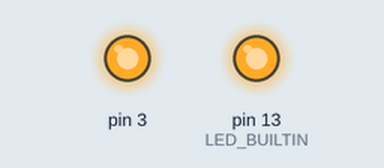
This sketch was run on a simulated Arduino Uno, built with avr-gcc and run on an emulated ATmega328P. Parts: output pins drawn as LEDs (lit = HIGH).

Above: at 1.5 s.
At 6.5 s:
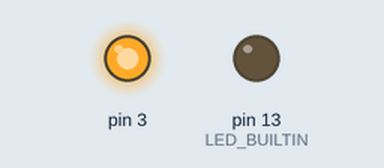
Timing chart, 0 to 9.1 s (numbered marks = the images above):
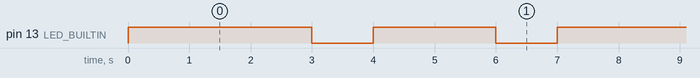

Measured:
- by itself, pin 13 (LED_BUILTIN): repeats every 7.0 s: LOW 1.0 s, HIGH 2.0 s, LOW 1.0 s, HIGH 3.0 s
- by itself, everything shown: repeats every 7.0 s, in 4 steps

The sketch:

bodacious_kup_blad1.ino
```cpp
// C++ code
//
void setup()
{
  pinMode(3, OUTPUT);
  pinMode(LED_BUILTIN, OUTPUT);

  digitalWrite(3, HIGH);
}

void loop()
{
  digitalWrite(LED_BUILTIN, HIGH);
  delay(3000); // Wait for 3000 millisecond(s)
  digitalWrite(LED_BUILTIN, LOW);
  delay(1000); // Wait for 1000 millisecond(s)
  digitalWrite(LED_BUILTIN, HIGH);
  delay(2000); // Wait for 2000 millisecond(s)
  digitalWrite(LED_BUILTIN, LOW);
  delay(1000); // Wait for 1000 millisecond(s)
}
```
